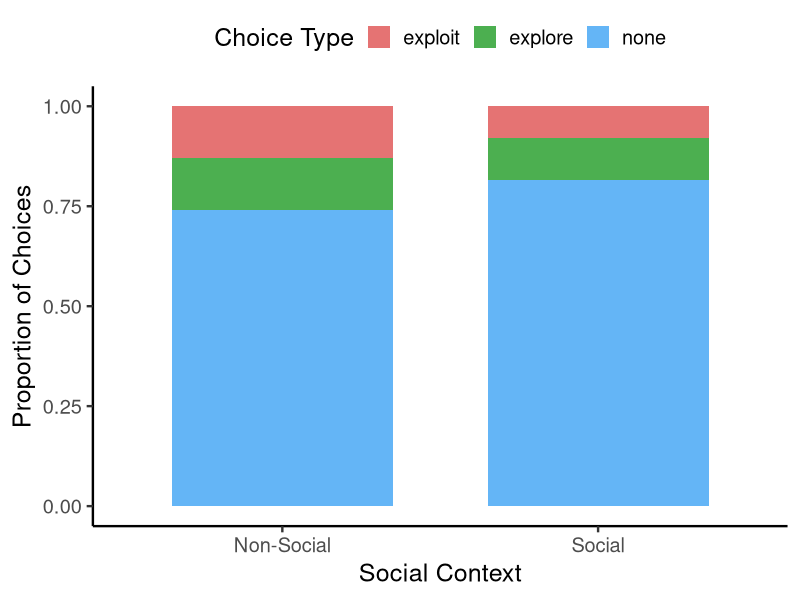
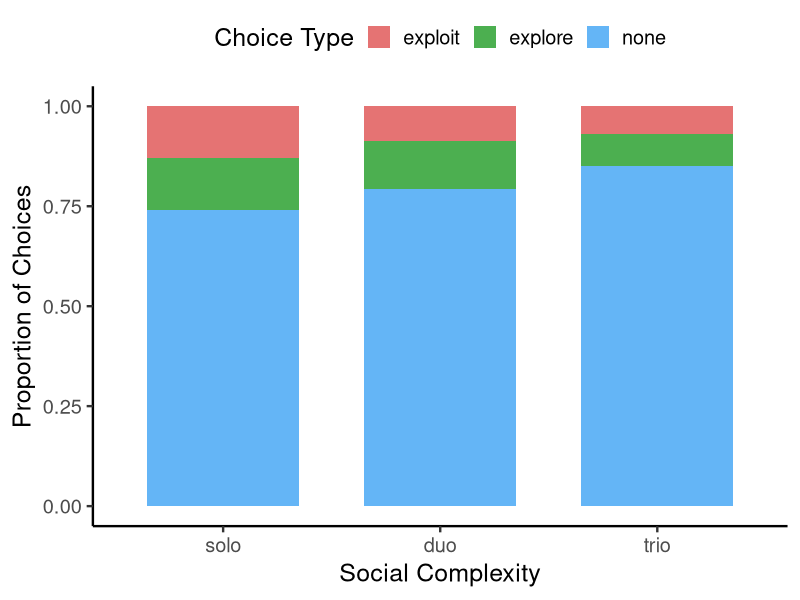
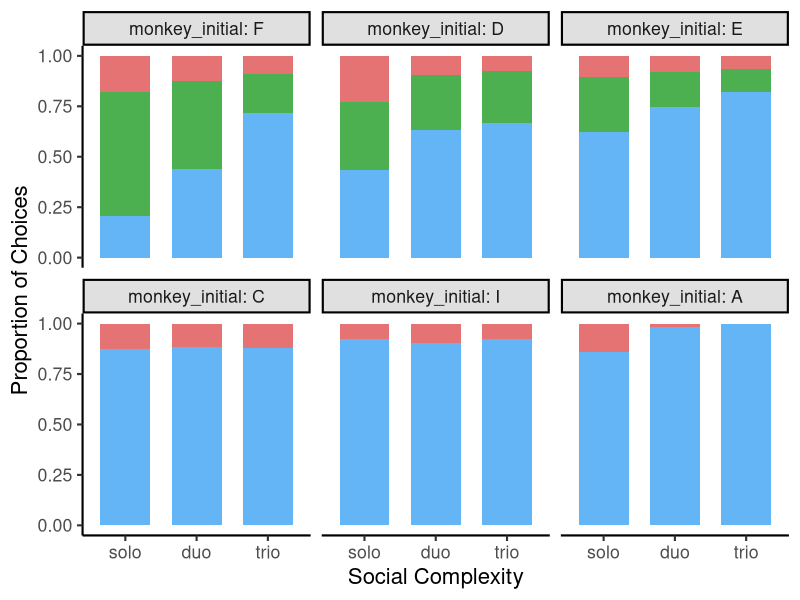
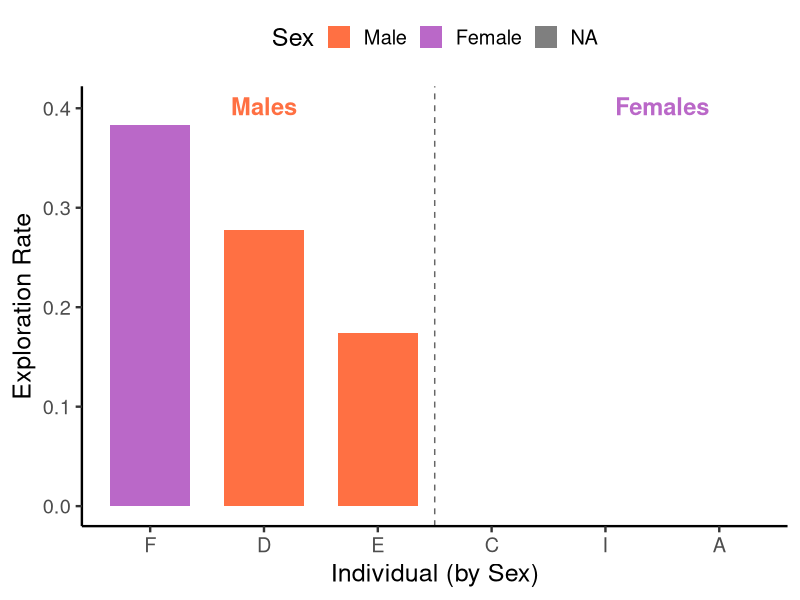

These figures' R source, in order:
#!/usr/bin/env Rscript

# Behavioral Figure Panels (A-D) as separate PNGs
# Matches the style and content of the provided example

library(ggplot2)
library(dplyr)
library(tidyr)
library(stringr)
library(viridis)

# Load data
raw <- read.csv("Explore Exploit Dataset.csv")
choices <- c("exploit", "explore", "none")
choice_colors <- c("explore" = "#4CAF50", "exploit" = "#E57373", "none" = "#64B5F6")
context_names <- c("solo", "duo", "trio")

# Add sex and dominance rank (edit as needed)
monkey_sex <- c(F = "F", C = "F", D = "M", E = "M", F = "M", I = "F", ANEMONE = "F", CHOCOLAT = "F", DALI = "M", EBI = "M", FRAN = "M", ICE = "F")
monkey_rank <- c(F = 1, C = 1, D = 2, I = 2, E = 3, A = 3, ANEMONE = 3, CHOCOLAT = 1, DALI = 2, EBI = 2, FRAN = 1, ICE = 3)

# Data prep
raw <- raw %>%
  mutate(
    context = factor(CONDITION, levels = context_names),
    choice = case_when(
      OUTCOME == "explore" ~ "explore",
      OUTCOME %in% c("exploit_pink", "exploit_blue") ~ "exploit",
      TRUE ~ "none"
    ),
    choice = factor(choice, levels = choices),
    monkey_initial = substr(monkey, 1, 1),
    sex = monkey_sex[monkey_initial],
    rank = monkey_rank[monkey_initial]
  )

# PANEL A: Social vs Non-Social Context
raw$context_binary <- ifelse(raw$context == "solo", "Non-Social", "Social")
A_df <- raw %>%
  group_by(context_binary, choice) %>%
  summarise(n = n(), .groups = 'drop') %>%
  group_by(context_binary) %>%
  mutate(prop = n / sum(n))

pA <- ggplot(A_df, aes(x = context_binary, y = prop, fill = choice)) +
  geom_bar(stat = "identity", position = "stack", width = 0.7) +
  scale_fill_manual(values = choice_colors, name = "Choice Type") +
  labs(title = NULL, x = "Social Context", y = "Proportion of Choices") +
  theme_classic(base_size = 18) +
  theme(legend.position = "top")
ggsave("panel_A_behavioral.png", pA, width = 7, height = 6, dpi = 400)
# INTERPRETATION: Shows how the presence of social partners affects the distribution of choices.

# PANEL B: Choice Proportions by Social Complexity
B_df <- raw %>%
  group_by(context, choice) %>%
  summarise(n = n(), .groups = 'drop') %>%
  group_by(context) %>%
  mutate(prop = n / sum(n))

pB <- ggplot(B_df, aes(x = context, y = prop, fill = choice)) +
  geom_bar(stat = "identity", position = "stack", width = 0.7) +
  scale_fill_manual(values = choice_colors, name = "Choice Type") +
  labs(title = NULL, x = "Social Complexity", y = "Proportion of Choices") +
  theme_classic(base_size = 18) +
  theme(legend.position = "top")
ggsave("panel_B_behavioral.png", pB, width = 7, height = 6, dpi = 400)
# INTERPRETATION: Shows how choice proportions change as social complexity increases (solo, duo, trio).

# PANEL C: Individual Choice Patterns by Social Complexity
C_df <- raw %>%
  group_by(monkey_initial, sex, rank, context, choice) %>%
  summarise(n = n(), .groups = 'drop') %>%
  group_by(monkey_initial, context) %>%
  mutate(prop = n / sum(n))

# Order panels: males (F D E), females (C I A) or as in your data
C_df$monkey_initial <- factor(C_df$monkey_initial, levels = c("F", "D", "E", "C", "I", "A"))
C_df$sex <- factor(C_df$sex, levels = c("M", "F"))
C_df$rank <- factor(C_df$rank, levels = c(1,2,3))

pC <- ggplot(C_df, aes(x = context, y = prop, fill = choice)) +
  geom_bar(stat = "identity", position = "stack", width = 0.7) +
  scale_fill_manual(values = choice_colors, name = "Choice Type") +
  facet_wrap(~monkey_initial, nrow = 2, labeller = label_both) +
  labs(title = NULL, x = "Social Complexity", y = "Proportion of Choices") +
  theme_classic(base_size = 16) +
  theme(legend.position = "none", strip.background = element_rect(fill = "#e0e0e0"))
ggsave("panel_C_behavioral.png", pC, width = 12, height = 6, dpi = 400)
# INTERPRETATION: Shows how each individual's choice pattern changes with social context.

# PANEL D: Individual Exploration Rates by Sex
D_df <- raw %>%
  group_by(monkey_initial, sex) %>%
  summarise(explore_rate = mean(choice == "explore"), .groups = 'drop')
D_df$monkey_initial <- factor(D_df$monkey_initial, levels = c("F", "D", "E", "C", "I", "A"))
D_df$sex <- factor(D_df$sex, levels = c("M", "F"))

pD <- ggplot(D_df, aes(x = monkey_initial, y = explore_rate, fill = sex)) +
  geom_bar(stat = "identity", width = 0.7) +
  scale_fill_manual(values = c("M" = "#FF7043", "F" = "#BA68C8"), name = "Sex", labels = c("Male", "Female")) +
  geom_vline(xintercept = 3.5, linetype = "dashed", color = "grey40") +
  labs(title = NULL, x = "Individual (by Sex)", y = "Exploration Rate") +
  theme_classic(base_size = 18) +
  theme(legend.position = "top") +
  annotate("text", x = 2, y = max(D_df$explore_rate) * 1.05, label = "Males", color = "#FF7043", size = 6, fontface = "bold") +
  annotate("text", x = 5.5, y = max(D_df$explore_rate) * 1.05, label = "Females", color = "#BA68C8", size = 6, fontface = "bold")
ggsave("panel_D_behavioral.png", pD, width = 8, height = 6, dpi = 400)
# INTERPRETATION: Shows each individual's exploration rate, grouped by sex.

cat('Panels saved as panel_A_behavioral.png, panel_B_behavioral.png, panel_C_behavioral.png, panel_D_behavioral.png\n') 
